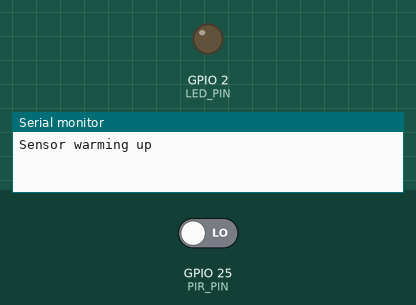
The sketch below on a simulated ESP32. Parts: output pins drawn as LEDs (lit = HIGH), the last lines printed to the serial monitor. Inputs (shaded band) come from the test bench; at power-on: GPIO 25 (PIR_PIN) LOW.

Above: at 0.1 s.
At 30.1 s:
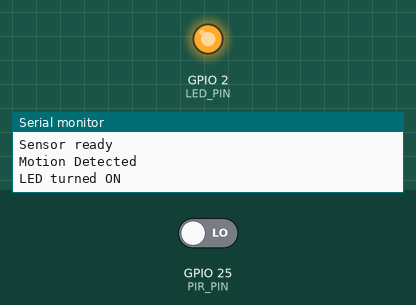
Timing chart, 0 to 31.6 s (numbered marks = the images above):
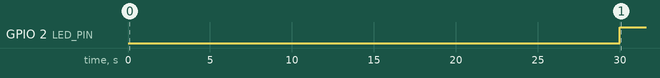

Measured:
- by itself, GPIO 2 (LED_PIN): LOW → HIGH at 30.0 s

The sketch:

main.ino
```cpp
#define PIR_PIN 25
#define LED_PIN 2

unsigned long lastMotionTime = 0;
unsigned long intervalTime = 5000;
int prev_state = LOW;
int current_state = LOW;

void setup(){
  Serial.begin(115200);
  pinMode(PIR_PIN,INPUT);
  pinMode(LED_PIN,OUTPUT);
  digitalWrite(LED_PIN, LOW);
  Serial.println("Sensor warming up");
  delay(30000);
  Serial.println("Sensor ready");
}

void loop(){
  int motion_reading = digitalRead(PIR_PIN);
  unsigned long currentTime = millis();

  if(motion_reading == LOW){
    lastMotionTime = currentTime;
    digitalWrite(LED_PIN,HIGH);
    current_state = HIGH;
  }

  if(currentTime - lastMotionTime >= intervalTime){
    digitalWrite(LED_PIN,LOW);
    current_state = LOW;

  }
  if(current_state == LOW && prev_state == HIGH){
    Serial.println("No Motion Detected");
    Serial.println("LED turned OFF");
  }
  else if(current_state == HIGH && prev_state == LOW){
    Serial.println("Motion Detected");
    Serial.println("LED turned ON");
  }
  prev_state = current_state;
}
```
